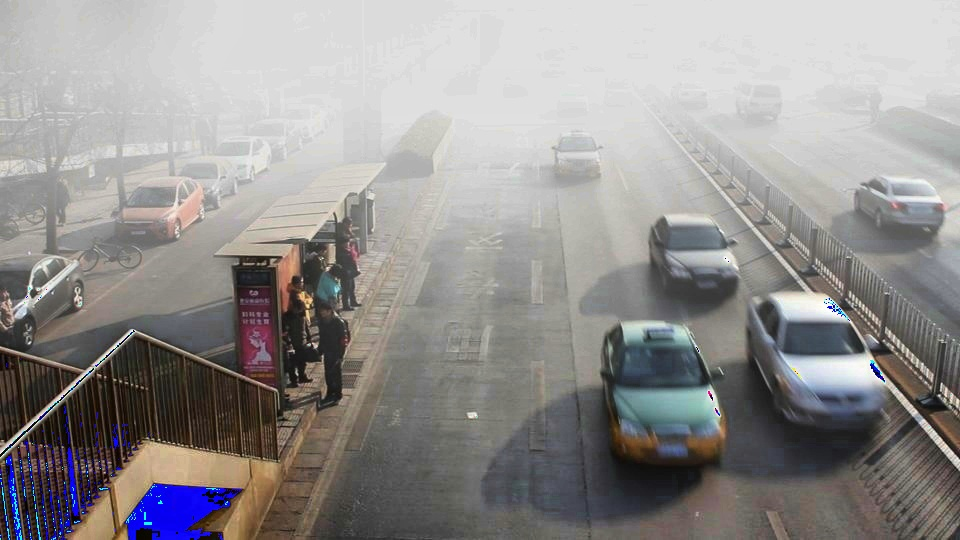
#> input picture Course_Project/result.jpg, 960 x 540 px
$ python -i Color_Correction_Based.py   (imports and definitions only)
#> lines starting #> are read from the running program, lines starting #| are printed output that depends on the picture; after the words box and inside, x2 and y2 are one past the last pixel; in counts of white or black regions, pixels touching at a corner belong together
# -*- coding: utf-8 -*-
"""
Created on Thu Sep 19 15:09:58 2019

@author: Se Eun Kim, Tae Hee Park, and Il Kyu
Paper: Fast Single Image Dehazing Using Saturation Based Transmission Map Estimation,
To be appear in IEEE Transaction on Image Processing, 2020
"""

import numpy as np
import cv2
from skimage import morphology
import math
from tkinter import filedialog
from tkinter import *
from tkinter.filedialog import askopenfilename
import time
import os


'''
   pixel value: i2f: 0-255 to 0-1, f2i: 0-1 to 0-255
'''


def i2f(i_image):
    f_image = np.float32(i_image) / 255.0
    return f_image


def f2i(f_image):
    i_image = np.uint8(f_image * 255.0)
    return i_image


'''
    Compute 'A' as described by Tang et al. (CVPR 2014)
'''


def Compute_A_Tang(im):
    # Parameters
    erosion_window = 15
    n_bins = 200

    R = im[:, :, 2]
    G = im[:, :, 1]
    B = im[:, :, 0]

    # compute the dark channel
    dark = morphology.erosion(np.min(im, 2), morphology.square(erosion_window))

    [h, edges] = np.histogram(dark, n_bins)
    numpixel = im.shape[0] * im.shape[1]
    thr_frac = numpixel * 0.99
    csum = np.cumsum(h)
    nz_idx = np.nonzero(csum > thr_frac)[0][0]
    dc_thr = edges[nz_idx]
    mask = dark >= dc_thr
    # similar to DCP till this step
    # next, median of these top 0.1% pixels
    # median of the RGB values of the pixels in the mask
    rs = R[mask]
    gs = G[mask]
    bs = B[mask]

    A = np.zeros((1, 3))

    A[0, 2] = np.median(rs)
    A[0, 1] = np.median(gs)
    A[0, 0] = np.median(bs)

    return A


'''
    Compute intensity: GetIntensity, and Saturation: GetSauration
'''


def GetIntensity(fi):
    return cv2.divide(fi[:, :, 0] + fi[:, :, 1] + fi[:, :, 2], 3)


def GetSaturation(fi, intensity):
    min_rgb = cv2.min(cv2.min(fi[:, :, 0], fi[:, :, 1]), fi[:, :, 2])
    me = np.finfo(np.float32).eps
    S = 1.0 - min_rgb / (intensity + me)
    return S


'''
    Estimate saturation of scene radiance: 3 memthods

'''


def EstimateSaturation(h_saturation, p1):
    p2 = 2.0
    k1 = 0.5 * (1.0 - cv2.pow(1.0 - 2.0 * h_saturation, p1))
    k2 = 0.5 + 0.5 * cv2.pow((h_saturation - 0.5) / 0.5, p2)
    j_saturation = np.where(h_saturation <= 0.5, k1, k2)
    j_saturation = np.maximum(j_saturation, h_saturation)

    return j_saturation


def EstimateSaturation_Quadratic(h_saturation):
    return h_saturation * (2.0 - h_saturation)


def EstimateSaturation_Gamma(h_saturation, g):
    j_saturation = (np.power(h_saturation, 1.0 / g) + 1.0 - np.power(1.0 - h_saturation, 1.0 / g)) / 2.0
    j_saturation = np.maximum(j_saturation, h_saturation)

    return j_saturation


'''
    Estimate Transmission Map
'''


def EstimateTransimission(h_intensity, h_saturation, j_saturation):
    Td = h_intensity * (j_saturation - h_saturation)
    Tmn = j_saturation
    Tmap = 1.0 - (Td / Tmn)
    me = np.finfo(np.float32).eps
    Tmap = np.clip(Tmap, me, 1.0)
    # cv2.imshow('Transmission Map ', f2i(Tmap))
    # cv2.waitKey()
    a = 1
    return Tmap


'''
    Recover dehazed image
'''


def Recover(im, tmap, A):
    res = np.empty(im.shape, im.dtype)

    for ind in range(0, 3):
        res[:, :, ind] = (im[:, :, ind] - A[0, ind]) / tmap + A[0, ind]
        res[:, :, ind] = np.clip(res[:, :, ind], 0.0, 1.0)

    return res


'''
    Adjust image range
'''


def Adjust(im, perh, perl):
    aim = np.empty(im.shape, im.dtype)
    temp = np.empty(im.shape, im.dtype)
    im_h = np.percentile(im, perh)
    im_l = np.percentile(im, perl)

    for ind in range(0, 3):
        aim[:, :, ind] = (im[:, :, ind] - im_l) / (im_h - im_l)
        temp[:, :, ind] = np.clip(aim[:, :, ind], 0.0, 1.0)
        a = 1
    return aim


'''
    Normalize image 0 between 1
'''


def Normalize(im):
    aim = np.empty(im.shape, im.dtype)

    for ind in range(0, 3):
        im_h = np.max(im[:, :, ind])
        im_l = np.min(im[:, :, ind])
        aim[:, :, ind] = (im[:, :, ind] - im_l) / (im_h - im_l)
        aim[:, :, ind] = np.clip(aim[:, :, ind], 0.0, 1.0)

    return aim


'''
   White balance using grayworld assumption
'''


def gray_world(im):
    aim = np.empty(im.shape, im.dtype)

    mu_r = np.average(im[:, :, 2])
    mu_g = np.average(im[:, :, 1])
    mu_b = np.average(im[:, :, 0])
    aim[:, :, 0] = np.minimum(im[:, :, 0] * (mu_g / mu_b), 1.0)
    aim[:, :, 2] = np.minimum(im[:, :, 2] * (mu_g / mu_r), 1.0)
    aim[:, :, 1] = im[:, :, 1]

    return aim


'''
  CLAHE
'''


def Clahe(im, clip):
    HSV = cv2.cvtColor(f2i(im), cv2.COLOR_BGR2HSV)
    clahe = cv2.createCLAHE(clipLimit=clip, tileGridSize=(8, 8))
    HSV[:, :, 2] = clahe.apply(HSV[:, :, 2])
    result_im = i2f(cv2.cvtColor(HSV, cv2.COLOR_HSV2BGR))

    return result_im

###############################################################################################
def enhance_and_save(input_path, output_path):
#> called with input_path = 'result.jpg', output_path = 'out.png'
    hazy_image = i2f(cv2.imread(input_path, cv2.IMREAD_COLOR))
#> in i2f, i_image is the input picture: shape (540, 960, 3); mean B, G, R 144.1, 144.8, 147.4
    A = Compute_A_Tang(hazy_image)
#> in Compute_A_Tang, `dark = morphology.erosion(np.min(im, 2), morphology.square(erosion_win..`:
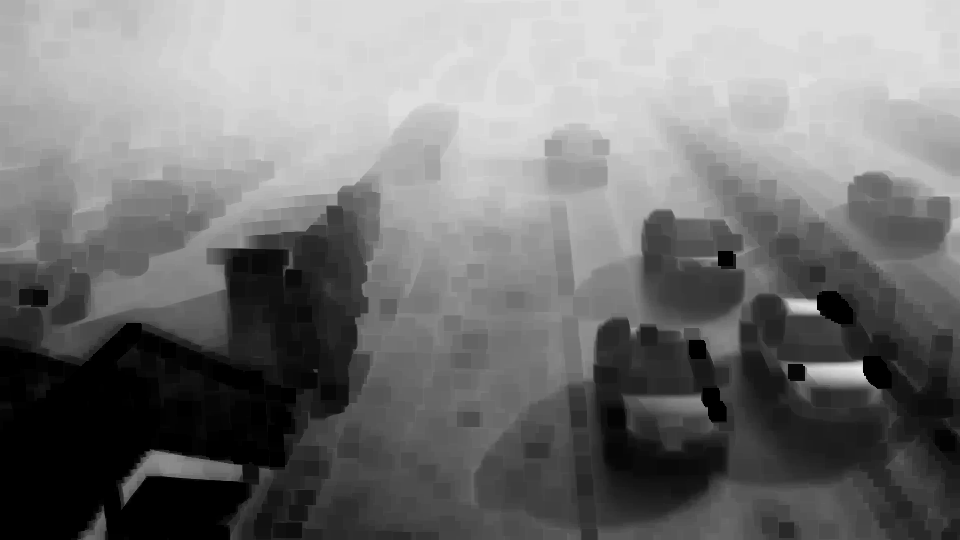
#> dark: shape (540, 960) float32; min 0, max 0.914, mean 0.458
#> in Compute_A_Tang, `[h, edges] = np.histogram(dark, n_bins)`: h = 200 values, max 37244 at index 0, min 0 at index 194, mean 2592; edges = 201 values from 0 to 0.914
#> in Compute_A_Tang, `csum = np.cumsum(h)`: csum = 200 values from 37244 to 518400
#> in Compute_A_Tang, `nz_idx = np.nonzero(csum > thr_frac)[0][0]`: nz_idx = 192
#> in Compute_A_Tang, `dc_thr = edges[nz_idx]`: dc_thr = 0.877
#> in Compute_A_Tang, `mask = dark >= dc_thr`:
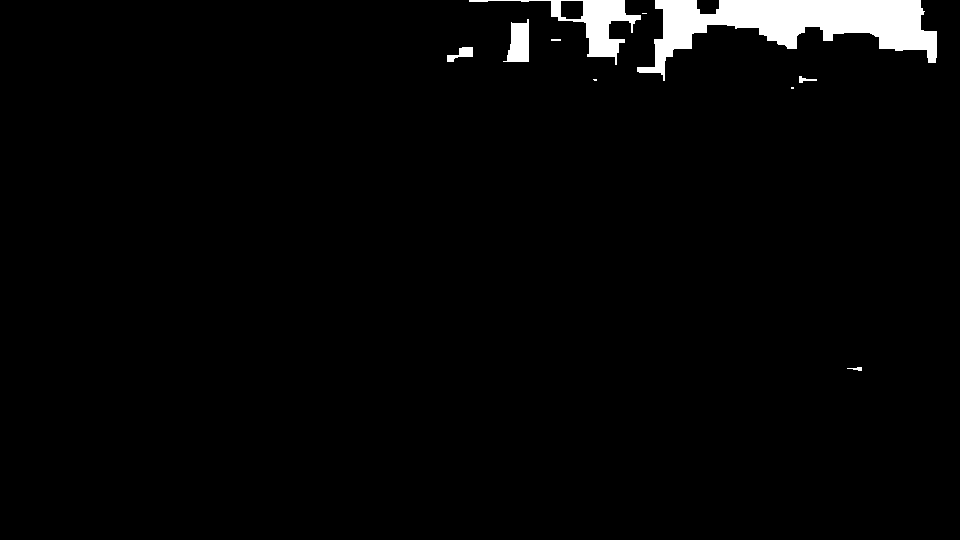
#> mask: shape (540, 960) bool; 2.7% white; 10 white regions (3 under 20 px), largest, box (x1, y1, x2, y2) and area: (637, 0, 937, 81) 10517, (469, 0, 641, 65) 2392, (503, 19, 529, 62) 764
#> in Compute_A_Tang, `rs = R[mask]`: rs = 14002 values, max 0.996 at index 13997, min 0.878 at index 0, mean 0.879
#> in Compute_A_Tang, `gs = G[mask]`: gs = 14002 values, max 0.98 at index 13969, min 0.878 at index 0, mean 0.879
#> in Compute_A_Tang, `bs = B[mask]`: bs = 14002 values, max 0.988 at index 13997, min 0.878 at index 0, mean 0.879
#> A = [[0.878, 0.878, 0.878]]
    S_A = np.max(A) - np.min(A)
#> S_A = 0
    hazy_imageWB = gray_world(hazy_image)
#> in gray_world, `mu_r = np.average(im[:, :, 2])`: mu_r = 0.578
#> in gray_world, `mu_g = np.average(im[:, :, 1])`: mu_g = 0.568
#> in gray_world, `mu_b = np.average(im[:, :, 0])`: mu_b = 0.565
#> in gray_world, `aim[:, :, 0] = np.minimum(im[:, :, 0] * (mu_g / mu_b), 1.0)`: aim: shape (540, 960, 3) float32; 0.15% of the values are NaN or infinite; the others: min -1.7e+38, max 3.71, mean -inf
    A_WB = Compute_A_Tang(hazy_imageWB)
#> A_WB = [[0.883, 0.878, 0.863]]
    S_AWB = np.max(A_WB) - np.min(A_WB)
#> S_AWB = 0.0197

    perh = 99.9
    perl = 0.5
    epsilon = 0.02
    cl = 1

    if S_A < S_AWB+epsilon:
        hazy_imagen = np.empty(hazy_image.shape, hazy_image.dtype)

        for ind in range(0, 3):
            hazy_imagen[:, :, ind] = hazy_image[:, :, ind] / A[0, ind]

        hazy_imagen = Normalize(hazy_imagen)
        hazy_I = GetIntensity(hazy_imagen)
        hazy_S = GetSaturation(hazy_imagen, hazy_I)

        '''
        Stretch function I: 0.2 (heavy haze) - 0.4 (low haze)
        Stretch function II: no parameter
        Stretch function III: 4.0 (heavy haze) - 2.0 (low haze)
        '''

        est_S = EstimateSaturation_Gamma(hazy_S, 0.2)
#> in EstimateSaturation_Gamma, `j_saturation = (np.power(h_saturation, 1.0 / g) + 1.0 - np.power(1.0 -..`:
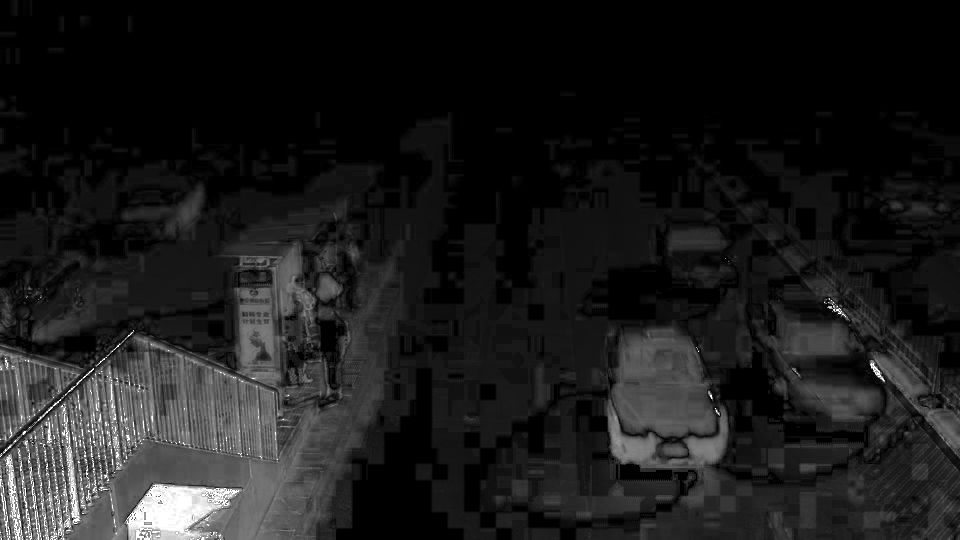
#> j_saturation: shape (540, 960) float32; min 1.49e-07, max 1, mean 0.11
        # est_S = EstimateSaturation_Quadratic(hazy_S)
        # est_S = EstimateSaturation(hazy_S, 2.0)
        Transmap = EstimateTransimission(hazy_I, hazy_S, est_S)
#> in EstimateTransimission, `Td = h_intensity * (j_saturation - h_saturation)`:
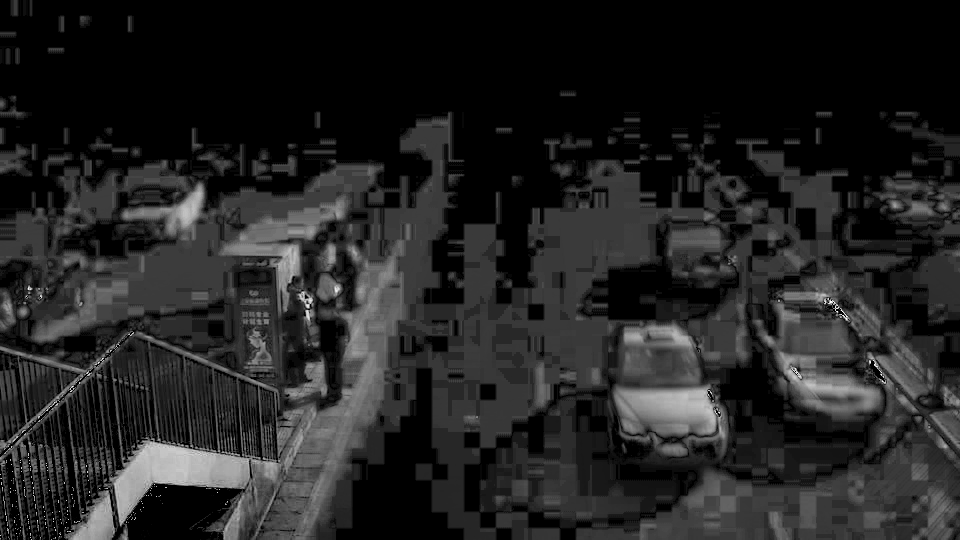
#> Td: shape (540, 960) float32; min 0, max 0.124, mean 0.017; drawn with min black and max white
#> in EstimateTransimission, `Tmap = 1.0 - (Td / Tmn)`:
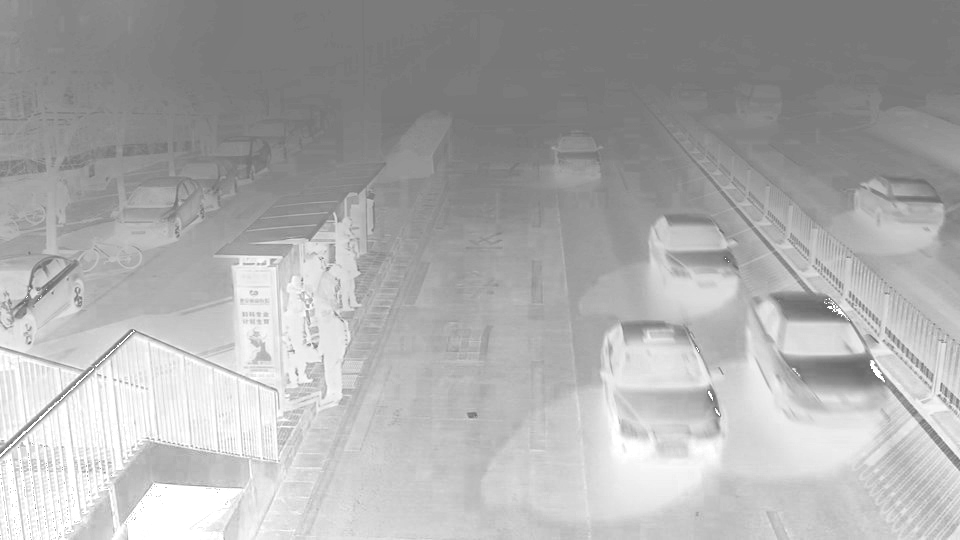
#> Tmap: shape (540, 960) float32; min 0.403, max 1, mean 0.678
        r_image = Recover(hazy_image, Transmap, A)
#> after the loop in Recover, `for ind in range(0, 3):`:
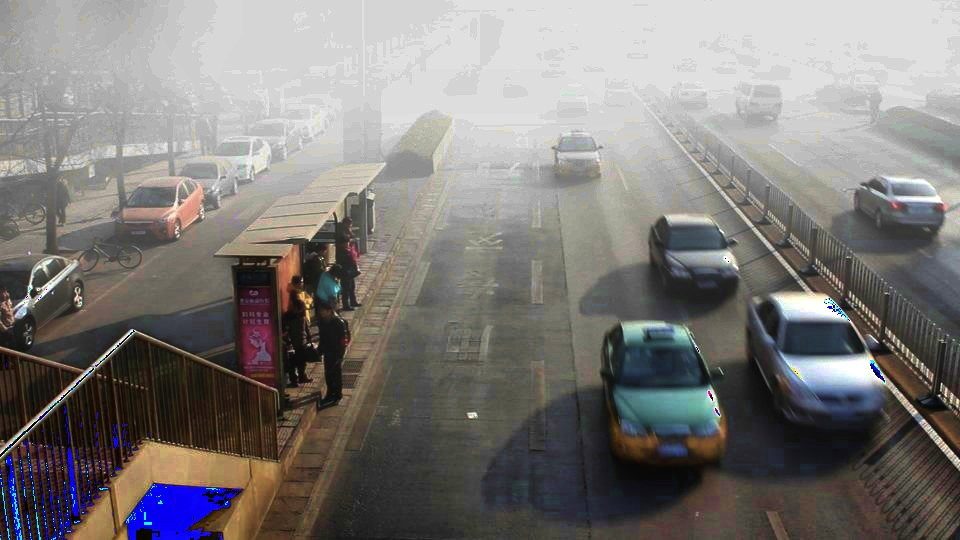
#> res: shape (540, 960, 3) float32; mean B, G, R 0.476, 0.483, 0.495
        r_image = Adjust(r_image, perh, perl)
#> in Adjust, `im_h = np.percentile(im, perh)`: im_h = 1
#> in Adjust, `im_l = np.percentile(im, perl)`: im_l = 0.0196

    else:
        hazy_imagen = np.empty(hazy_image.shape, hazy_image.dtype)

        for ind in range(0, 3):
            hazy_imagen[:, :, ind] = hazy_image[:, :, ind] / A_WB[0, ind]

        hazy_imagen = Normalize(hazy_imagen)
        hazy_I = GetIntensity(hazy_imagen)
        hazy_S = GetSaturation(hazy_imagen, hazy_I)

        est_S = EstimateSaturation_Gamma(hazy_S, 0.2)
        # est_S = EstimateSaturation_Quadratic(hazy_S)
        # est_S = EstimateSaturation(hazy_S, 2.0)

        Transmap = EstimateTransimission(hazy_I, hazy_S, est_S)
        r_image = Recover(hazy_image, Transmap, A_WB)
        r_image = Adjust(r_image, perh, perl)
        r_image = gray_world(r_image)

    result_ce = Clahe(r_image, cl)
#> in Clahe, `HSV = cv2.cvtColor(f2i(im), cv2.COLOR_BGR2HSV)`: HSV: shape (540, 960, 3); mean H, S, V 29.8, 43.2, 129.6
#> in Clahe, `HSV[:, :, 2] = clahe.apply(HSV[:, :, 2])`: HSV: shape (540, 960, 3); mean H, S, V 29.8, 43.2, 134.7
#> in i2f (call 2), `f_image = np.float32(i_image) / 255.0`:
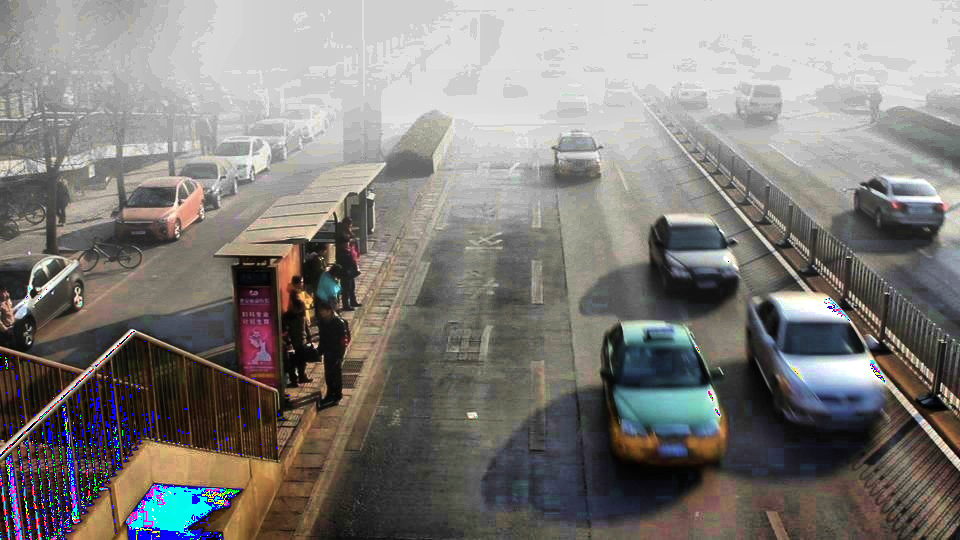
#> f_image: shape (540, 960, 3) float32; mean B, G, R 0.48, 0.493, 0.504
    cv2.imwrite(output_path, f2i(result_ce))


def get_folder_names(parent_folder):
    # Get a list of all items in the parent folder
    items = os.listdir(parent_folder)
    # Filter out only folders
    # folder_names = [parent_folder+'/'+item for item in items]
    return items


def dehaze_folder(input_folder, output_folder):
    # Create output folder if it doesn't exist
    if not os.path.exists(output_folder):
        os.makedirs(output_folder)

    # Iterate through all JPG files in the input folder
    for file_name in os.listdir(input_folder):
        if file_name.endswith(".jpg"):
            input_path = input_folder + '/' + file_name
            output_path = output_folder + '/' + file_name
            # Read the image, apply deHaze, and save the result
            enhance_and_save(input_path, output_path)
###############################################################################################
'''
 Main
'''
## Specify the input and output paths
# input_image_path = "Dataset/UA-DETRAC/hazy/train/MVI_20011_229_0.03/img00141.jpg"
# output_image_path = 'result.jpg'
# # Call the function to enhance and save the image
# enhance_and_save(input_image_path, output_image_path)

train_folder_path = "Dataset/UA-DETRAC/hazy/train"
test_folder_path = "Dataset/UA-DETRAC/hazy/test"
train_output_folder_path = "Dataset/UA-DETRAC/dehaze_ColorCorrection/train"
test_output_folder_path = "Dataset/UA-DETRAC/dehaze_ColorCorrection/test"

# [1 line that did not run here, left out]
# [1 line that did not run here, left out]
# [13 lines not run here, left out]

>>> result = enhance_and_save('result.jpg', 'out.png')
